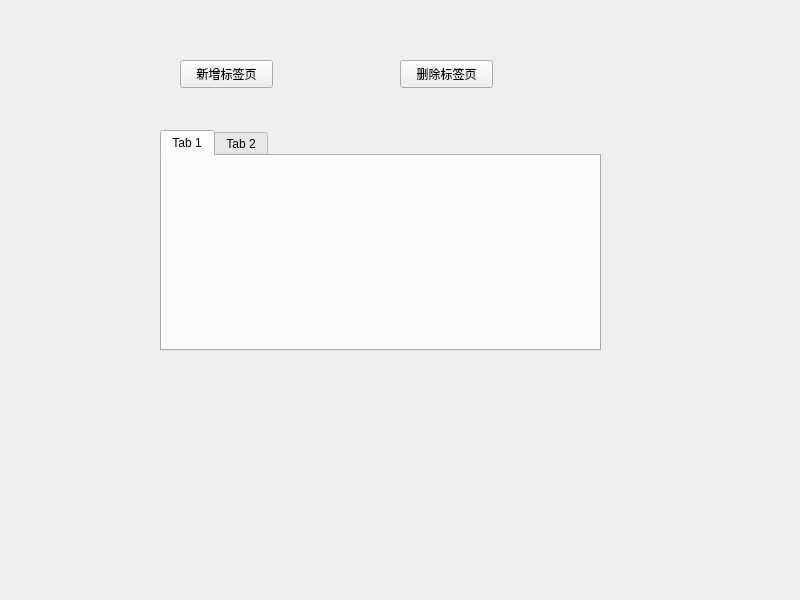
<?xml version="1.0" encoding="UTF-8"?>
<ui version="4.0">
 <class>Widget</class>
 <widget class="QWidget" name="Widget">
  <property name="geometry">
   <rect>
    <x>0</x>
    <y>0</y>
    <width>800</width>
    <height>600</height>
   </rect>
  </property>
  <property name="windowTitle">
   <string>Widget</string>
  </property>
  <widget class="QTabWidget" name="tabWidget">
   <property name="geometry">
    <rect>
     <x>160</x>
     <y>130</y>
     <width>441</width>
     <height>221</height>
    </rect>
   </property>
   <widget class="QWidget" name="tab">
    <attribute name="title">
     <string>Tab 1</string>
    </attribute>
   </widget>
   <widget class="QWidget" name="tab_2">
    <attribute name="title">
     <string>Tab 2</string>
    </attribute>
   </widget>
  </widget>
  <widget class="QPushButton" name="pushButton">
   <property name="geometry">
    <rect>
     <x>180</x>
     <y>60</y>
     <width>93</width>
     <height>28</height>
    </rect>
   </property>
   <property name="text">
    <string>新增标签页</string>
   </property>
  </widget>
  <widget class="QPushButton" name="pushButton_2">
   <property name="geometry">
    <rect>
     <x>400</x>
     <y>60</y>
     <width>93</width>
     <height>28</height>
    </rect>
   </property>
   <property name="text">
    <string>删除标签页</string>
   </property>
  </widget>
 </widget>
 <resources/>
 <connections/>
</ui>
